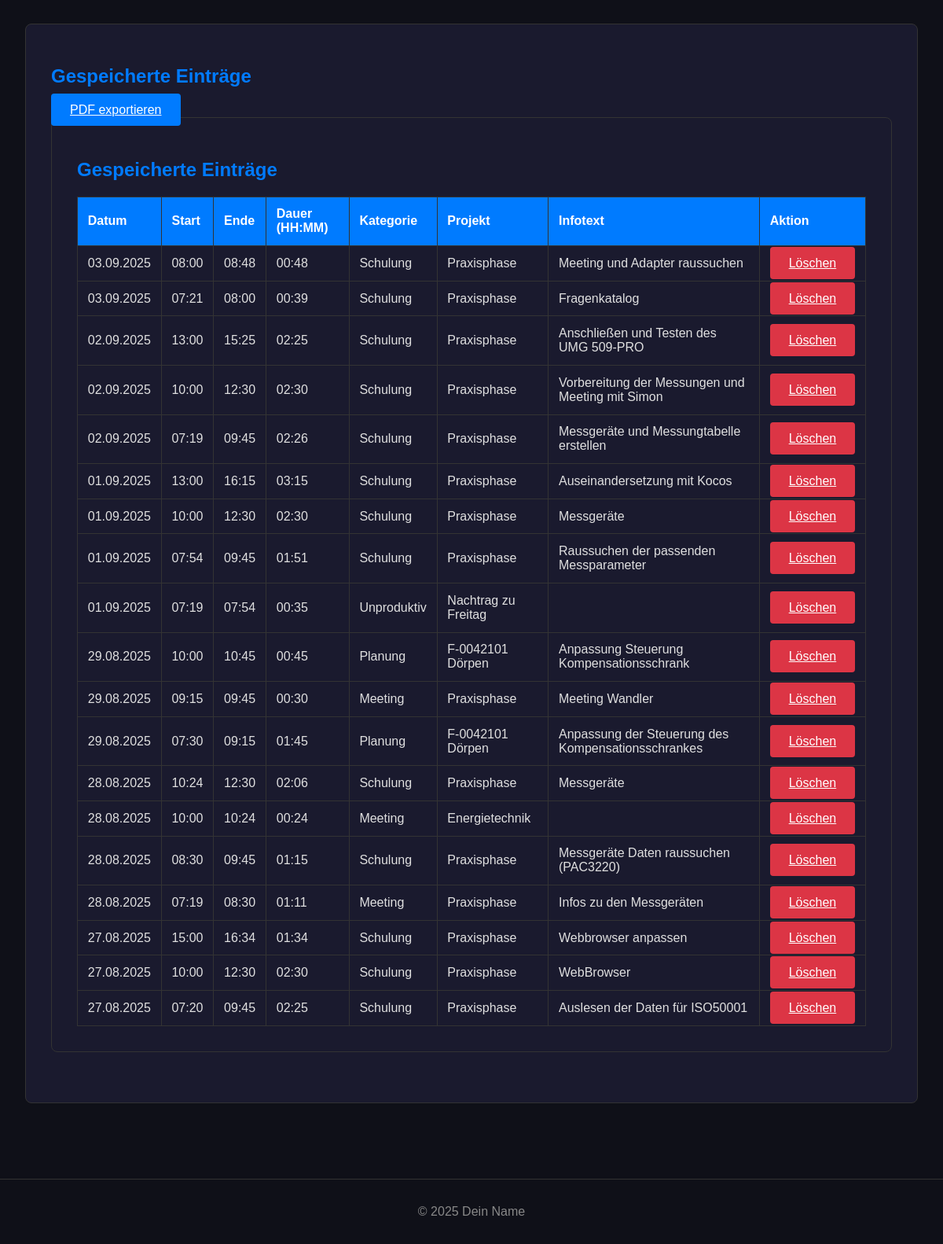
The page /dokumentation (lower part) on the database as committed earlier.
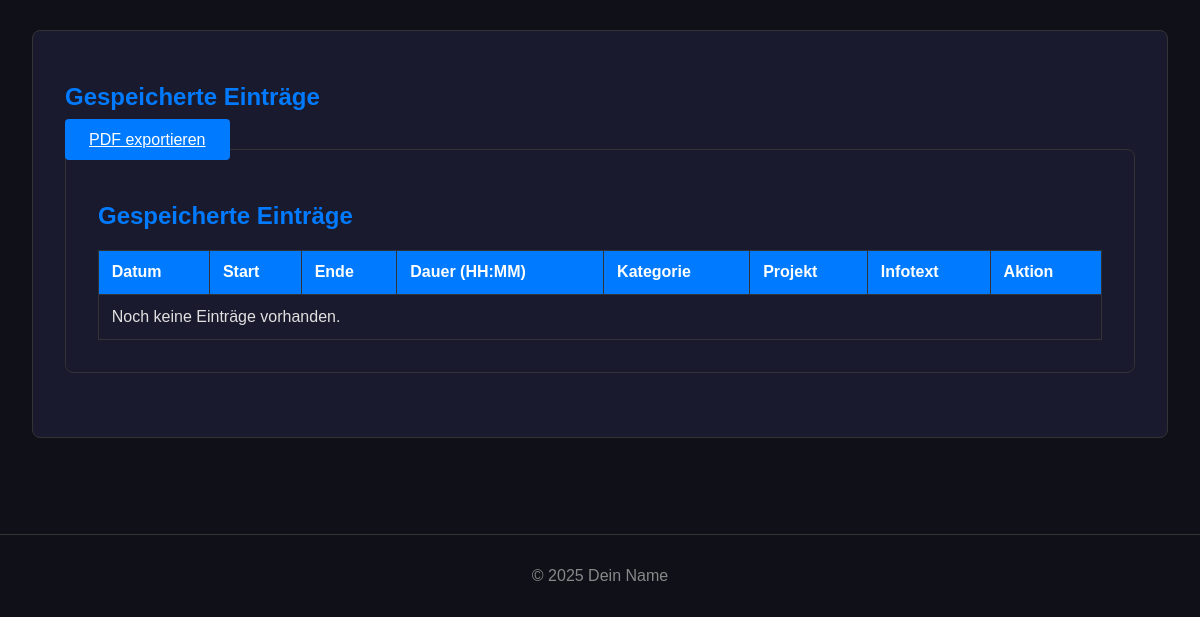
The same page on the database as committed later.
### app.py (models this page shows)
class TimeEntry(db.Model):
    id = db.Column(db.Integer, primary_key=True)
    date = db.Column(db.Date, nullable=False, default=date.today)
    start_time = db.Column(db.Time, nullable=False)
    end_time = db.Column(db.Time, nullable=False)
    category = db.Column(db.String(50), nullable=False)
    project = db.Column(db.String(100), nullable=False)
    info_text = db.Column(db.String(300), nullable=True)
    @property
    def duration(self):
        start_dt = datetime.combine(self.date, self.start_time)
        end_dt = datetime.combine(self.date, self.end_time)
        if end_dt < start_dt:
            end_dt += timedelta(days=1)
        return end_dt - start_dt
    @property
    def duration_str(self):
        total_seconds = self.duration.total_seconds()
        hours, remainder = divmod(total_seconds, 3600)
        minutes, _ = divmod(remainder, 60)
        return f"{int(hours):02}:{int(minutes):02}"

### app.py (the view, shortened to what this page needs)
@app.route('/dokumentation', methods=['GET', 'POST'])
def dokumentation():
    entries = TimeEntry.query.order_by(TimeEntry.date.desc(), TimeEntry.start_time.desc()).all()
    generate_category_chart(entries)
    return render_template('dokumentation.html', entries=entries)

### app.py (called while the page is built)
@app.context_processor
def inject_now():
    return {'now': datetime.now(timezone.utc)}

def generate_category_chart(entries):
    pass

### templates/dokumentation.html (shortened to what this page needs)
{% extends 'base.html' %}
{% block content %}
    <div class="table-container">
    <h2>Gespeicherte Einträge</h2>
    <a href="{{ url_for('generate_pdf') }}" class="btn" style="margin-bottom: 1rem;">PDF exportieren</a>
    <div class="table-container">
        <h2>Gespeicherte Einträge</h2>
        <table class="data-table">
            <thead>
                <tr>
                    <th>Datum</th>
                    <th>Start</th>
                    <th>Ende</th>
                    <th>Dauer (HH:MM)</th>
                    <th>Kategorie</th>
                    <th>Projekt</th>
                    <th>Infotext</th>
                    <th>Aktion</th>
                </tr>
            </thead>
            <tbody>
                {% for entry in entries %}
                <tr>
                    <td>{{ entry.date.strftime('%d.%m.%Y') }}</td>
                    <td>{{ entry.start_time.strftime('%H:%M') }}</td>
                    <td>{{ entry.end_time.strftime('%H:%M') }}</td>
                    <td>{{ entry.duration_str }}</td>
                    <td>{{ entry.category }}</td>
                    <td>{{ entry.project }}</td>
                    <td>{{ entry.info_text }}</td>
                    <td>
                        <a href="{{ url_for('delete_entry', entry_id=entry.id) }}"
                           class="btn btn-danger"
                           onclick="return confirm('Möchtest du diesen Eintrag wirklich löschen?');">Löschen</a>
                    </td>
                </tr>
                {% else %}
                <tr>
                    <td colspan="8">Noch keine Einträge vorhanden.</td>
                </tr>
                {% endfor %}
            </tbody>
        </table>
    </div>
{% endblock %}

### templates/base.html (shortened to what this page needs)
<!DOCTYPE html>
<html lang="de">
<head>
    <link rel="stylesheet" href="{{ url_for('static', filename='css/style.css') }}">
</head>
<body>
    <main class="main-content">
        {% block content %}{% endblock %}
    </main>
    <footer>
        <p>&copy; 2025 Dein Name</p>
    </footer>
</body>
</html>

### static/css/style.css (style rules this page uses)
:root { --primary-bg-color: #0f1018; --secondary-bg-color: #1a1a2e; --primary-text-color: #e0e0e0; --accent-color: #007bff; --accent-hover-color: #0056b3; --border-color: #333; --success-color: #28a745; --error-color: #dc3545; }
body { font-family: Arial, sans-serif; background-color: var(--primary-bg-color); color: var(--primary-text-color); margin: 0; padding-top: 70px; }
.main-content { padding: 2rem; max-width: 1200px; margin: 0 auto; }
h1, h2 { color: var(--accent-color); }
.form-container, .result-container, .table-container, .chart-container { background-color: var(--secondary-bg-color); padding: 2rem; border-radius: 8px; margin-bottom: 2rem; border: 1px solid var(--border-color); }
.btn { padding: 0.75rem 1.5rem; border: none; border-radius: 4px; background-color: var(--accent-color); color: white; font-size: 1rem; cursor: pointer; transition: background-color 0.2s ease; }
.data-table { width: 100%; border-collapse: collapse; margin-top: 1rem; }
.data-table th, .data-table td { border: 1px solid var(--border-color); padding: 0.8rem; text-align: left; }
.data-table th { background-color: var(--accent-color); color: white; }
footer { text-align: center; padding: 1rem; margin-top: 2rem; border-top: 1px solid var(--border-color); color: #888; }

Rows that differ between the two databases and show on the page:
removed TimeEntry: date "03.09.2025", start_time "08:00", end_time "08:48", duration_str "00:48", category "Schulung", project "Praxisphase", info_text "Meeting und Adapter raussuchen"
removed TimeEntry: date "03.09.2025", start_time "07:21", end_time "08:00", duration_str "00:39", category "Schulung", project "Praxisphase", info_text "Fragenkatalog"
removed TimeEntry: date "02.09.2025", start_time "13:00", end_time "15:25", duration_str "02:25", category "Schulung", project "Praxisphase", info_text "Anschließen und Testen des UMG 509-PRO"
removed TimeEntry: date "02.09.2025", start_time "10:00", end_time "12:30", duration_str "02:30", category "Schulung", project "Praxisphase", info_text "Vorbereitung der Messungen und Meeting mit Simon"
removed TimeEntry: date "02.09.2025", start_time "07:19", end_time "09:45", duration_str "02:26", category "Schulung", project "Praxisphase", info_text "Messgeräte und Messungtabelle erstellen"
removed TimeEntry: date "01.09.2025", start_time "13:00", end_time "16:15", duration_str "03:15", category "Schulung", project "Praxisphase", info_text "Auseinandersetzung mit Kocos"
removed TimeEntry: date "01.09.2025", start_time "10:00", end_time "12:30", duration_str "02:30", category "Schulung", project "Praxisphase", info_text "Messgeräte"
removed TimeEntry: date "01.09.2025", start_time "07:54", end_time "09:45", duration_str "01:51", category "Schulung", project "Praxisphase", info_text "Raussuchen der passenden Messparameter"
removed TimeEntry: date "01.09.2025", start_time "07:19", end_time "07:54", duration_str "00:35", category "Unproduktiv", project "Nachtrag zu Freitag"
removed TimeEntry: date "29.08.2025", start_time "10:00", end_time "10:45", duration_str "00:45", category "Planung", project "F-0042101 Dörpen", info_text "Anpassung Steuerung Kompensationsschrank"
removed TimeEntry: date "29.08.2025", start_time "09:15", end_time "09:45", duration_str "00:30", category "Meeting", project "Praxisphase", info_text "Meeting Wandler"
removed TimeEntry: date "29.08.2025", start_time "07:30", end_time "09:15", duration_str "01:45", category "Planung", project "F-0042101 Dörpen", info_text "Anpassung der Steuerung des Kompensationsschrankes"
removed TimeEntry: date "28.08.2025", start_time "10:24", end_time "12:30", duration_str "02:06", category "Schulung", project "Praxisphase", info_text "Messgeräte"
removed TimeEntry: date "28.08.2025", start_time "10:00", end_time "10:24", duration_str "00:24", category "Meeting", project "Energietechnik"
removed TimeEntry: date "28.08.2025", start_time "08:30", end_time "09:45", duration_str "01:15", category "Schulung", project "Praxisphase", info_text "Messgeräte Daten raussuchen (PAC3220)"
removed TimeEntry: date "28.08.2025", start_time "07:19", end_time "08:30", duration_str "01:11", category "Meeting", project "Praxisphase", info_text "Infos zu den Messgeräten"
removed TimeEntry: date "27.08.2025", start_time "15:00", end_time "16:34", duration_str "01:34", category "Schulung", project "Praxisphase", info_text "Webbrowser anpassen"
removed TimeEntry: date "27.08.2025", start_time "10:00", end_time "12:30", duration_str "02:30", category "Schulung", project "Praxisphase", info_text "WebBrowser"
removed TimeEntry: date "27.08.2025", start_time "07:20", end_time "09:45", duration_str "02:25", category "Schulung", project "Praxisphase", info_text "Auslesen der Daten für ISO50001"
Other text that changed with them:
text now shown: "Noch keine Einträge vorhanden."
